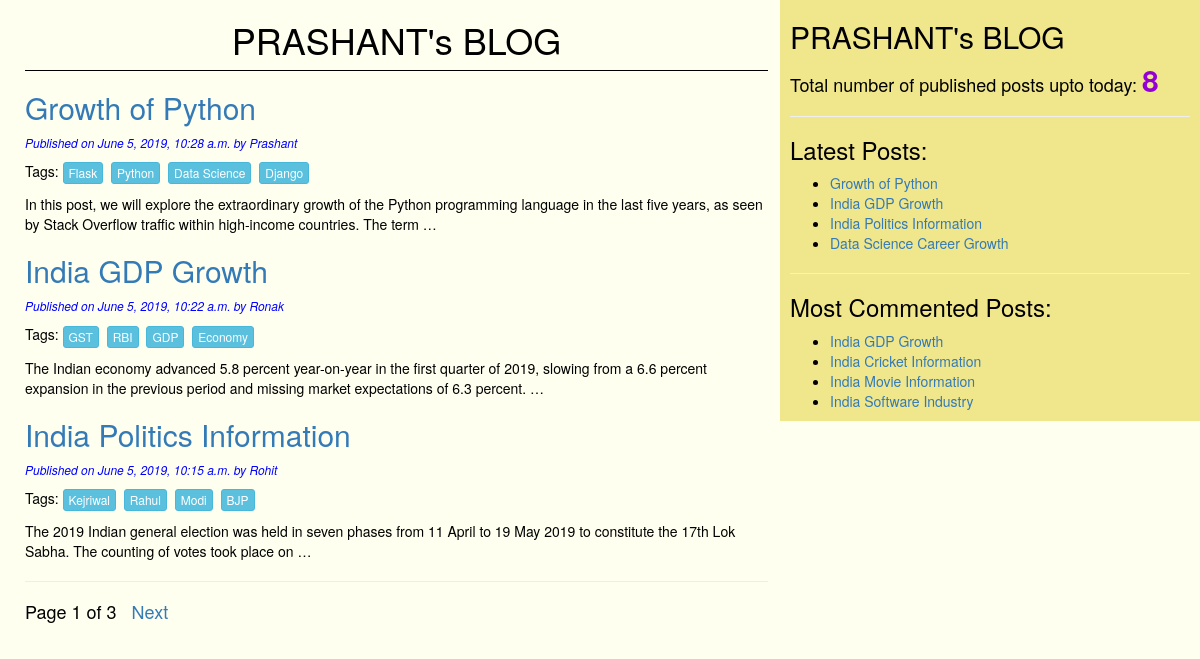
The page / on the database its author committed.
### blog/models.py (models this page shows, shortened)
class Post(models.Model):
    STATUS_CHOICES=(('draft','Draft'),('published','Published'))
    title=models.CharField(max_length=256)
    slug=models.SlugField(max_length=264,unique_for_date='publish')
    author=models.ForeignKey(User,on_delete=models.CASCADE,default='DEFAULT VALUE',related_name='blog_posts')
    body=models.TextField()
    publish=models.DateTimeField(default=timezone.now)
    created=models.DateTimeField(auto_now_add=True)
    updated=models.DateTimeField(auto_now=True)
    status=models.CharField(max_length=10,choices=STATUS_CHOICES,default='draft')
    objects=CustomManager()
    tags=TaggableManager()
    class Meta:
        ordering=('-publish',)
    def get_absolute_url(self):
        return reverse('post_detail',args=[self.publish.year,self.publish.strftime('%m'),
        self.publish.strftime('%d'),self.slug])

### blog/views.py (the view)
# urls.py: url(r'^$', views.post_list_view),
def post_list_view(request,tag_slug=None):
    post_list=Post.objects.all()
    tag=None
    if tag_slug:
        tag=get_object_or_404(Tag,slug=tag_slug)
        post_list=post_list.filter(tags__in=[tag])
    paginator=Paginator(post_list,3)
    page_number=request.GET.get('page')
    try:
        post_list=paginator.page(page_number)
    except PageNotAnInteger:
        post_list=paginator.page(1)
    except EmptyPage:
        post_list=paginator.page(paginator.num_pages)
    return render(request,'blog/post_list.html',{'post_list':post_list,'tag':tag})

### blog/models.py (called while the page is built)
    def get_queryset(self):
        return super().get_queryset().filter(status='published')

### blog/templatetags/blog_tags.py (called while the page is built)
@register.simple_tag
def total_posts():
    return Post.objects.count()

@register.inclusion_tag('blog/latest_posts123.html')
def show_latest_posts():
    latest_posts=Post.objects.order_by('-publish')[:4]
    return {'latest_posts':latest_posts}

@register.simple_tag
def get_most_commented_posts():
    return Post.objects.annotate(total_comments=Count('comments')).order_by('-total_comments')[:4]

### templates/blog/post_list.html (shortened to what this page needs)
{%extends 'blog/base.html' %}
  {%block content%}
    <h1>PRASHANT's BLOG</h1>
    {%for post in post_list%}
      <a href="{{post.get_absolute_url}}"><h2>{{post.title}}</h2></a>
      <p id="date"> Published on {{post.publish}} by {{post.author|title}}</p>
      <p>Tags:
        {%for tag in post.tags.all%}
          <a href="{%url 'post_list_tag_name' tag.slug %}" class="btn btn-info btn-xs">{{tag.name}}</a>&nbsp
        {%endfor%}
      </p>
      {{post.body|truncatewords:30|linebreaks}}
    {%endfor%}
    <hr>
    {%include 'blog/pagination.html' with page=post_list%}
  {%endblock%}

### templates/blog/base.html (shortened to what this page needs)
<!DOCTYPE html>
{%load blog_tags%}
{%load staticfiles%}
<html lang="en" dir="ltr">
  <head>
    <link rel="stylesheet" href="https://maxcdn.bootstrapcdn.com/bootstrap/3.3.7/css/bootstrap.min.css"
>
    <link rel="stylesheet" href="{%static "css/blog1.css" %}">
  </head>
  <body>
    <div class="content">
      {%block content%}{%endblock%}
    </div>
    <div class="sidebar">
      <h2>PRASHANT's BLOG</h2>
      <h4><p>Total number of published posts upto today: <span id='pcount'>{% total_posts %}</span></p></h4>
      <hr>
      <h3>Latest Posts:</h3>{% show_latest_posts %}
      <hr>
      <h3>Most Commented Posts:</h3>{% get_most_commented_posts as most_commented_posts %}
      <ul>
        {%for post in most_commented_posts%}
        <li><a href="{{post.get_absolute_url}}">{{post.title}}</a></li>
        {%endfor%}
      </ul>
    </div>
  </body>
</html>

### templates/blog/pagination.html (shortened to what this page needs)
<div class="paginator">
  <h4>
  <span>Page {{page.number}} of {{page.paginator.num_pages}}</span>&nbsp&nbsp
  {%if page.has_next%}
    <a href="?page={{page.next_page_number}}">Next</a>
  {%endif%}
  </h4>
</div>

### templates/blog/latest_posts123.html
<ul>
  {%for post in latest_posts%}
  <li><a href="{{post.get_absolute_url}}">{{post.title}}</a></li>
  {%endfor%}
</ul>

### static/css/blog1.css (style rules this page uses)
.content { width: 64%; float: left; padding: 0 0 0 25px; background: Ivory; height: 100% }
.sidebar { width: 35%; float: right; padding: 0 10px 0 10px; background: Khaki; height: 100% }
h1 { text-align: center; border-bottom: 1px solid; padding-bottom: 10px; }
body { color: black; background: Ivory; }
#date { color: blue; font-size: 12px; font-style: italic; }
#pcount { font-size: 30px; color: DarkViolet; font-weight: bold; }

### rows shown on the page
Post: title "Growth of Python", publish "June 5, 2019, 10:28 a.m.", author "Prashant", body "In this post, we will explore the extraordinary growth of the Python programming language in the last five years, as seen by Stack Overflow traffic within high-income countries. The term …"
Tag: name "Flask"
Tag: name "Python"
Tag: name "Data Science"
Tag: name "Django"
Post: title "India GDP Growth", publish "June 5, 2019, 10:22 a.m.", author "Ronak", body "The Indian economy advanced 5.8 percent year-on-year in the first quarter of 2019, slowing from a 6.6 percent expansion in the previous period and missing market expectations of 6.3 percent. …"
Tag: name "GST"
Tag: name "RBI"
Tag: name "GDP"
Tag: name "Economy"
Post: title "India Politics Information", publish "June 5, 2019, 10:15 a.m.", author "Rohit", body "The 2019 Indian general election was held in seven phases from 11 April to 19 May 2019 to constitute the 17th Lok Sabha. The counting of votes took place on …"
Tag: name "Kejriwal"
Tag: name "Rahul"
Tag: name "Modi"
Tag: name "BJP"
Post: title "Data Science Career Growth"
Post: title "India Cricket Information"
Post: title "India Movie Information"
Post: title "India Software Industry"

### other values the page prints
{{ page.number }} "1"
{{ page.paginator.num_pages }} "3"
